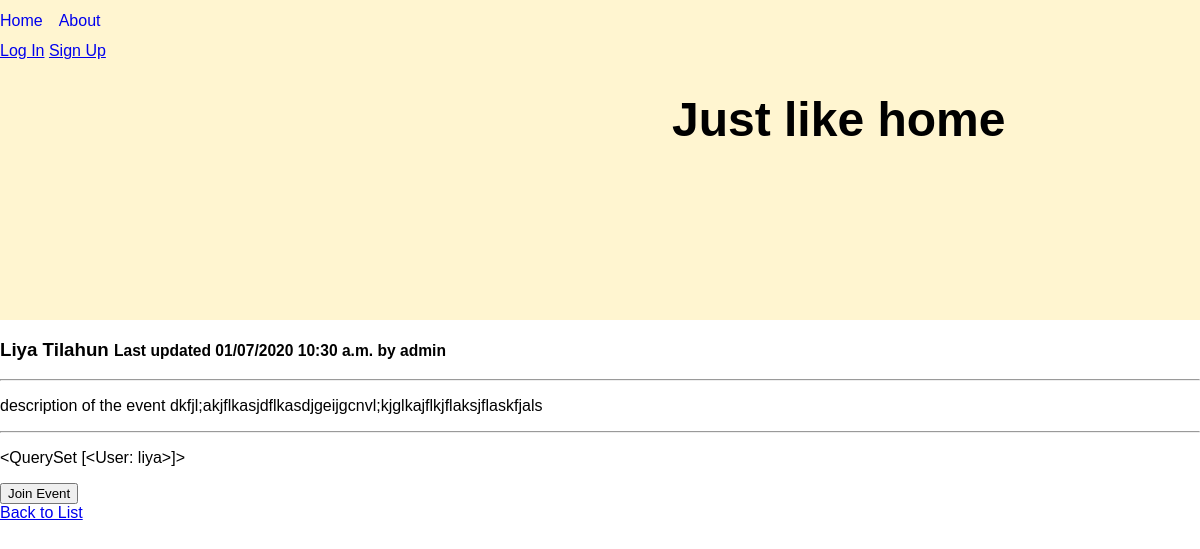
The page /events/liya-tilahun/ on the database as committed earlier.
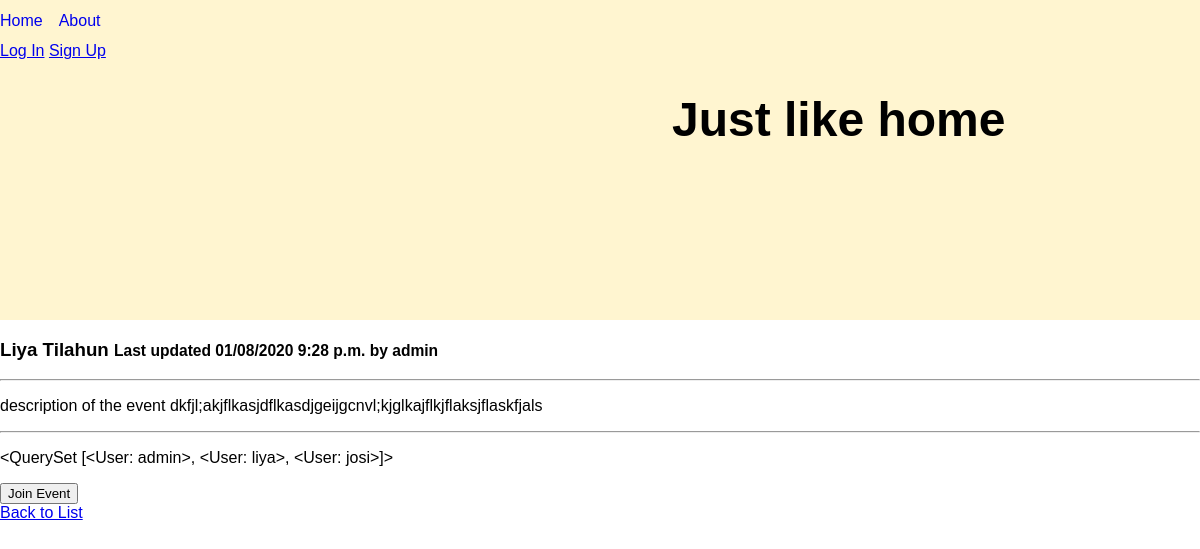
The same page on the database as committed later.
### events/models.py (models this page shows, shortened)
class Event(models.Model):
    name = models.CharField(max_length=200)
    author = models.ForeignKey(User, on_delete=models.PROTECT,
                               help_text="The user that posted this event.", default=1, related_name='author')
    date_time = models.DateTimeField('event date time')
    street_address = models.CharField(max_length=255, default='address 1')
    city = models.CharField(max_length=255, default='city name')
    location = PlainLocationField(based_fields=['address','city'], zoom=7, default='location')
    description = models.TextField(default='description of the event')
    slug = models.CharField(max_length=400, blank=True, editable=False,
                            help_text="Unique URL path to access this page. Generated by the system.")
    created = models.DateTimeField(auto_now_add=True,
                                   help_text="The date and time this page was created. Automatically generated when the model saves.")
    modified = models.DateTimeField(auto_now=True,
                                    help_text="The date and time this page was updated. Automatically generated when the model updates.")
    participants = models.ManyToManyField(User,blank=True,related_name='participant')

### events/views.py (the view, shortened to what this page needs)
# urls.py: path('<str:slug>/', EventDetailView.as_view(), name='event-details-page'),
class EventDetailView(DetailView):
    model = Event
    def get(self, request, slug):
      event = self.get_queryset().get(slug__iexact=slug)
      return render(request, 'events/event_detail.html', {
        'event': event
      })

### events/templates/events/event_detail.html (shortened to what this page needs)
{% extends "base.html" %}
{% block content %}
      <h3>{{ event.name }} <small>Last updated {{ event.modified|date:"SHORT_DATETIME_FORMAT" }} by <b>{{ event.author.username }}</b></small></h3>
      <hr>
      <p>{{ event.description|linebreaksbr }}</p>
      <hr>
      <p>{{ event.participants.all }}</p>
      <form method='post' action="{% url 'add-participant' event.slug%}">
            <button>Join Event</button>
      </form>
      <a href="{% url 'event-list-page' %}">Back to List</a>
{% endblock %}

Rows that differ between the two databases and show on the page:
changed Event "Liya Tilahun": modified "01/07/2020 10:30 a.m." → "01/08/2020 9:28 p.m."; participants.all "<QuerySet [<User: liya>]>" → "<QuerySet [<User: admin>, <User: liya>, <User: josi>]>"
